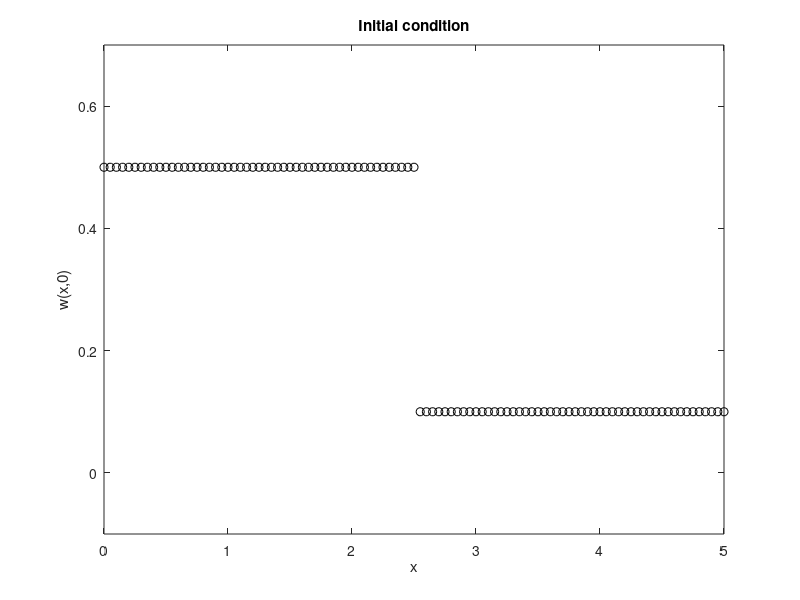

Here is the MATLAB script that generated this plot: (Note: this script raises an error after producing the figure.)
function BEconservation
%%%%%%%%%%%%%%%%%%%%%%%%%%%%%%%%%%%%%%%%%%%%%%%%%%%%
%
% Finite volume methods for Burgers equation
%
% w + w w =0
% t     x
%
% Domain: [a,b]
%
% Riemann Problem
% w0(x)=wl if x<xb=(b+a)/2; else w0(x)=wr
%
% Transmissive boundary conditions
% Deltat is obtained from CFL number
%
% Numerical methods:
% * Godunov
% * Lax Friedrichs
% * Q-scheme of van Leer / Roe
% * Non conservative
%
%%%%%%%%%%%%%%%%%%%%%%%%%%%%%%%%%%%%%%%%%%%%%%%%%%%%

  clear all
  clc
  disp('---------------------------------------------')
  disp('Finite volume methods for Burgers equation')
  disp('---------------------------------------------')
  disp('w + w w =0')
  disp(' t x')
  disp('Domain: [a,b]')
  disp('Transmissive boundary conditions')
  disp('Riemann problem for Burgers equation')
  disp('w0(x)=wl if x<xb=(b+a)/2; else w0(x)=wr')
  disp('Exact solution')
  disp('---------------------------------------------')
  a=0;
  disp(['Lower end of the interval a = ', num2str(a)])
  b=5;
  disp(['Upper end of the interval b = ', num2str(b)])
  m=100;
  disp(['Number of nodes m=', num2str(m)])
  deltax=(b-a)/(m);
  xb=(b+a)/2;
  disp(['Initial location of the discontinuity, xb = '...
	, num2str(xb)])
  disp(['deltax =', num2str(deltax)])
  x=[a:deltax:b];
  cfl=0.8;
  disp(['Courant number = ', num2str(cfl)])
				%
  wl=0.5;
  wr=0.1;
				%
				% Deltat from Courant number
  deltat=cfl*deltax/max(abs(wl),abs(wr));
				%
  disp(['Time step from Courant number = ',...
	num2str(deltat)])
  tmax=2;
  disp(['Time end = ', num2str(tmax)])
  mt=tmax/deltat;
  disp('---------------------------------------------')
  disp(['Initial condition:'])
  disp(['w_l= ',num2str(wl)])
  disp(['w_r= ',num2str(wr)])
  disp(['w0(x)=',num2str(wl),' if x<=',num2str(xb)])
  disp(['w0(x)=',num2str(wr),' if x>',num2str(xb)])
				%
  s=(wl+wr)/2;
  disp(['The speed of the shock'])
  disp(['from the Rankine Hugoniot conditions:',...
	num2str(s)])

  if wl>wr
    disp(['The exact solution is an entropy shock'])
    disp(['w(x,t)=',num2str(wl),...
	  ' if (x-',num2str(xb),')/t<=',num2str(s)])
    disp(['w(x,t)=',num2str(wr),...
	  ' if (x-',num2str(xb),')/t>',num2str(s)])
  elseif wl<wr
    disp(['The exact solution is a rarefaction wave'])
    disp(['w(x,t)=',num2str(wl),...
	  ' if (x-',num2str(xb),')/t<=',num2str(wl)])
    disp(['w(x,t)= (x-',num2str(xb),')/t',...
	  ' if ', num2str(wl),...
	  '<= (x-',num2str(xb),')/t<=',num2str(wr)])
    disp(['w(x,t)=',num2str(wr),...
	  ' if (x-',num2str(xb),')/t>',num2str(wr)])
  elseif wl==wr
    disp('The exact solution is')
    disp('a constant solution w(x,t)=wl')
  end
  disp('---------------------------------------------')
  disp(['Numerical methods:'])
  disp([' * Godunov'])
  disp([' * Lax Friedrichs'])
  disp([' * Q-scheme van Leer / Roe'])
  disp([' * Non conservative'])
  disp('---------------------------------------------')
				%
				% Plot the initial condition at [a,b]
				%
  for i=1:m+1
    if x(i)<=xb
      w0(i)=wl;
    else
      w0(i)=wr;
    end
  end
				%
  wmin=min(wl,wr)-0.2; %lower limit for the y axi
  wmax=max(wl,wr)+0.2; %upper limit for the y axi
  figure(1)
				%
  plot(x,w0,'ok')
  axis([a b wmin wmax])
  xlabel('x'); ylabel('w(x,0)');
  title('Initial condition');
  hold off
				%
				% Initialization
				%
  t=0;
			%
  we=w0;%Exact solution
  wagod=w0;% Godunov method
  walxf=w0;% Lax Friedrichs
  waq=w0;% Q-scheme (Roe=van leer for Burgers equation)
  wanc=w0;% Non conservative scheme
	  %
  dtdx=deltat/deltax;
				%
  for n=1:mt
				% Godunov method
    wngod=god_btbc(wagod,dtdx,m);
				% Lax Friedrichs scheme
    wnlxf=lxf_btbc(walxf,dtdx,m);
				% Q-scheme
    wnq=qscheme_btbc(waq,dtdx,m);
				% Non conservative scheme
    wnnc=ncon_btbc(wanc,dtdx,m);
				%
				% Exact solution
				%
    t=t+deltat;
    we=exact_burgers(x,t,xb,m,wl,wr,s);
				%
				%
    figure(2)
				%
    plot(x,abs(we-wngod),'-x',x,abs(we-wnlxf),'-x',...
	 x,abs(we-wnq),'-+',x,abs(we-wnnc),'-*')
    xlabel('x'); ylabel('|we(x,t)-w(x,t)|');
    axis([a b wmin wmax])
    title(['Burgers equation, t = ',num2str(t)]);
    legend('Error Godunov','Error Lax Friedrichs',...
	   'Error Q-scheme','Error Non conservative')
    pause(1)

    figure(3)

    plot(x,wngod,'-xb',x,wnlxf,'-xg',x,wnq,'-+r',...
				%
	 x,wnnc,'-*m',x,we,'-ok')
    plot(x,wngod,'-x',x,wnlxf,'-x',x,wnq,'-+',...
	 x,wnnc,'-*',x,we,'-ok')
    axis([a b wmin wmax])
    xlabel('x'); ylabel('w(x,t)');
    title(['Burgers equation, t = ',num2str(t)]);
    legend('Godunov','Lax Friedrichs','Q-scheme',...
	   'Non conservative','Exact solution')
    pause(1)
    
				% Update
    walxf=wnlxf;
    wagod=wngod;

    waq=wnq;
    wanc=wnnc;
  end
  disp('---------------------------------------------')
  disp(['Error at time t=',num2str(t)])
  disp(['* Godunov (máx(abs(we-wngod)))=',...
	num2str( max(abs(we-wngod)) )])
  disp(['* Lax Friedrichs (máx(abs(we-wnlxf)))=',...
	num2str( max(abs(we-wnlxf)) )])
  disp(['* Q-scheme (máx(abs(we-wnlxf)))=',...
	num2str( max(abs(we-wnq))
	       )])
  disp(['* Non conservative (máx(abs(we-wnnc)))=',...
	num2str( max(abs(we-wnnc)) )])
  disp('---------------------------------------------')
  disp('---------------------------------------------')
